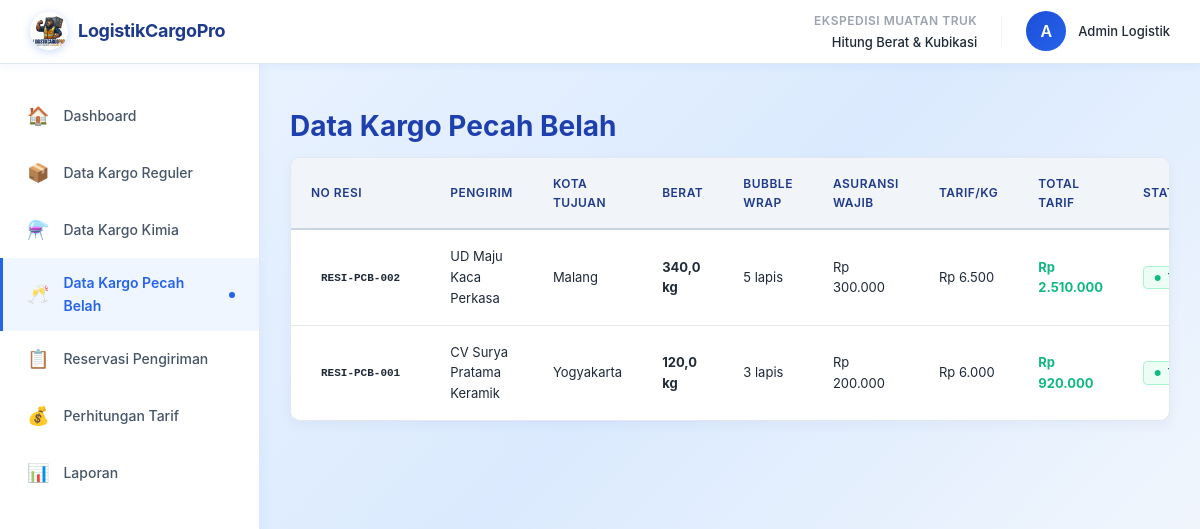
Page /SOURCE_CODE_APLIKASI/dashboard/kargo_pecah_belah.php on the committed database.
### tables this page shows
CREATE TABLE IF NOT EXISTS kargo_pecah_belah (
    id_resi VARCHAR(50) PRIMARY KEY,
    ketebalan_bubble_wrap INT NOT NULL,
    biaya_asuransi_wajib DECIMAL(15,2) NOT NULL,
    FOREIGN KEY (id_resi) REFERENCES kargo(id_resi) ON DELETE CASCADE
);

CREATE TABLE IF NOT EXISTS kargo (
    id_resi VARCHAR(50) PRIMARY KEY,
    pengirim VARCHAR(100) NOT NULL,
    kota_tujuan VARCHAR(100) NOT NULL,
    berat_barang DECIMAL(10,2) NOT NULL,
    tarif_dasar_per_kg DECIMAL(10,2) NOT NULL,
    jenis_kargo VARCHAR(50) NOT NULL,
    total_tarif DECIMAL(15,2) NOT NULL,
    status_packing ENUM('TERPENUHI', 'BELUM TERPENUHI') NOT NULL,
    tanggal_reservasi DATETIME NOT NULL
);

### SOURCE_CODE_APLIKASI/dashboard/kargo_pecah_belah.php (the view, shortened to what this page needs)
<?php
function formatRupiah($amount) {
    return 'Rp ' . number_format($amount, 0, ',', '.');
}
try {
    require_once __DIR__ . '/../config/connection.php';
    $sql = "SELECT k.id_resi, k.pengirim, k.kota_tujuan, k.berat_barang, k.tarif_dasar_per_kg, k.total_tarif, k.status_packing, kp.ketebalan_bubble_wrap, kp.biaya_asuransi_wajib
            FROM kargo k
            JOIN kargo_pecah_belah kp ON k.id_resi = kp.id_resi
            ORDER BY k.tanggal_reservasi DESC";
    $stmt = $pdo->query($sql);
    $data = $stmt->fetchAll(PDO::FETCH_ASSOC);
} catch (Exception $e) {
    error_log("kargo_pecah_belah.php error: " . $e->getMessage());
    $data = [];
}
?>
<!DOCTYPE html>
<html lang="id">
<head>
    <link rel="stylesheet" href="../assets/css/style.css">
</head>
<body>
<?php include 'navbar.php'; ?>
<?php include 'sidebar.php'; ?>
<main class="main-content">
<div class="container">
<h1 class="page-title">Data Kargo Pecah Belah</h1>
<div class="table-card">
<div class="table-wrapper">
<table>
<thead>
<tr>
<th>No Resi</th>
<th>Pengirim</th>
<th>Kota Tujuan</th>
<th>Berat</th>
<th>Bubble Wrap</th>
<th>Asuransi Wajib</th>
<th>Tarif/kg</th>
<th>Total Tarif</th>
<th>Status SOP</th>
</tr>
</thead>
<tbody>
<?php if (empty($data)): ?>
<tr>
<td colspan="10" style="text-align:center; padding: 24px; color: var(--text-secondary);">Belum ada data kargo pecah belah</td>
</tr>
<?php else: ?>
<?php foreach ($data as $row): ?>
<tr>
<td><span class="badge" style="font-family: monospace; font-size:12px; font-weight:600;"><?php echo htmlspecialchars($row['id_resi']); ?></span></td>
<td><?php echo htmlspecialchars($row['pengirim']); ?></td>
<td><?php echo htmlspecialchars($row['kota_tujuan']); ?></td>
<td><strong><?php echo number_format($row['berat_barang'], 1, ',', '.'); ?> kg</strong></td>
<td><?php echo number_format($row['ketebalan_bubble_wrap'], 0); ?> lapis</td>
<td><?php echo formatRupiah($row['biaya_asuransi_wajib']); ?></td>
<td><?php echo formatRupiah($row['tarif_dasar_per_kg']); ?></td>
<td><strong style="color: var(--success);"><?php echo formatRupiah($row['total_tarif']); ?></strong></td>
<td>
    <span class="badge <?php echo $row['status_packing'] === 'TERPENUHI' ? 'success' : 'danger'; ?>" style="font-size: 11px;">
    </span>
</td>
</tr>
<?php endforeach; ?>
<?php endif; ?>
</tbody>
</table>
</div>
</div>
</div>
</main>
</body>
</html>

### SOURCE_CODE_APLIKASI/assets/css/style.css (style rules this page uses)
:root { --bg-primary: #f8fafc; --sidebar-bg: #111827; --navbar-bg: #ffffff; --primary-color: #1e3a8a; --primary-dark: #1e40af; --accent-color: #2563eb; --accent-hover: #1d4ed8; --text-primary: #1f2937; --text-secondary: #6b7280; --text-light: #9ca3af; --border-color: #e5e7eb; --border-light: #f3f4f6; --success: #10b981; --danger: #ef4444; --warning: #f59e0b; --info: #3b82f6; --white: #ffffff; --shadow-sm: 0 1px 2px 0 rgba(0, 0, 0, 0.05); --shadow-md: 0 4px 6px -1px rgba(0, 0, 0, 0.1); --shadow-lg: 0 10px 15px -3px rgba(0, 0, 0, 0.1); }
* { margin: 0; padding: 0; box-sizing: border-box; }
html { scroll-behavior: smooth; }
body { font-family: -apple-system, BlinkMacSystemFont, 'Segoe UI', Roboto, 'Helvetica Neue', Arial, sans-serif; background-color: var(--bg-primary); color: var(--text-primary); line-height: 1.6; }
.main-content { margin-left: 260px; margin-top: 64px; padding: 40px 30px; min-height: calc(100vh - 64px); }
.container { max-width: 1400px; margin: 0 auto; }
.page-title { font-size: 28px; font-weight: 700; color: var(--primary-color); margin-bottom: 8px; }
.table-card { background: var(--white); border: 1px solid var(--border-color); border-radius: 12px; overflow: hidden; }
.table-wrapper { overflow-x: auto; }
table { width: 100%; border-collapse: collapse; }
thead { background: var(--border-light); }
thead th { padding: 16px 20px; text-align: left; font-size: 12px; font-weight: 600; text-transform: uppercase; color: var(--text-secondary); letter-spacing: 0.5px; border-bottom: 1px solid var(--border-color); }
tbody tr { border-bottom: 1px solid var(--border-color); transition: background-color 0.2s ease; }
tbody tr:last-child { border-bottom: none; }
tbody td { padding: 16px 20px; font-size: 13px; color: var(--text-primary); }
.badge { display: inline-block; padding: 6px 12px; border-radius: 6px; font-size: 12px; font-weight: 600; }
:root { --primary-color: #1e40af; --accent-color: #2563eb; --accent-hover: #1d4ed8; }
body { background: linear-gradient(135deg, #eff6ff 0%, #dbeafe 50%, #f8fafc 100%) !important; color: #1e293b !important; }
.badge { display: inline-flex !important; align-items: center !important; gap: 6px !important; padding: 4px 10px !important; border-radius: 4px !important; font-size: 11px !important; font-weight: 600 !important; white-space: nowrap !important; line-height: 1.2 !important; box-shadow: none !important; }
.badge-primary::before, .badge.primary::before, .badge-success::before, .badge.success::before, .badge-warning::before, .badge.warning::before, .badge-danger::before, .badge.danger::before { content: "●"; font-size: 8px; line-height: 1; }
.badge-success, .badge.success { background: #ecfdf5 !important; color: #047857 !important; border: 1px solid #a7f3d0 !important; }
.badge-success::before, .badge.success::before { color: #10b981 !important; }
.card, .table-card { background: #ffffff !important; border: 1px solid #e2e8f0 !important; box-shadow: 0 4px 12px rgba(30, 58, 138, 0.05) !important; border-radius: 10px !important; }
table thead th { background: #f1f5f9 !important; color: #1e3a8a !important; border-bottom: 2px solid #cbd5e1 !important; font-weight: 600 !important; }

### rows in the picture
kargo_pecah_belah: id_resi.id_resi "RESI-PCB-002", id_resi.pengirim "UD Maju Kaca Perkasa", id_resi.kota_tujuan "Malang", id_resi.berat_barang "340,0", ketebalan_bubble_wrap "5", biaya_asuransi_wajib "Rp 300.000", id_resi.tarif_dasar_per_kg "Rp 6.500", id_resi.total_tarif "Rp 2.510.000"
kargo_pecah_belah: id_resi.id_resi "RESI-PCB-001", id_resi.pengirim "CV Surya Pratama Keramik", id_resi.kota_tujuan "Yogyakarta", id_resi.berat_barang "120,0", ketebalan_bubble_wrap "3", biaya_asuransi_wajib "Rp 200.000", id_resi.tarif_dasar_per_kg "Rp 6.000", id_resi.total_tarif "Rp 920.000"

### other values in the picture
$item['icon'] "🏠"
$item['label'] "Dashboard"
$item['icon'] "📦"
$item['label'] "Data Kargo Reguler"
$item['icon'] "⚗️"
$item['label'] "Data Kargo Kimia"
$item['icon'] "🥂"
$item['label'] "Data Kargo Pecah Belah"
$item['icon'] "📋"
$item['label'] "Reservasi Pengiriman"
$item['icon'] "💰"
$item['label'] "Perhitungan Tarif"
$item['icon'] "📊"
$item['label'] "Laporan"
